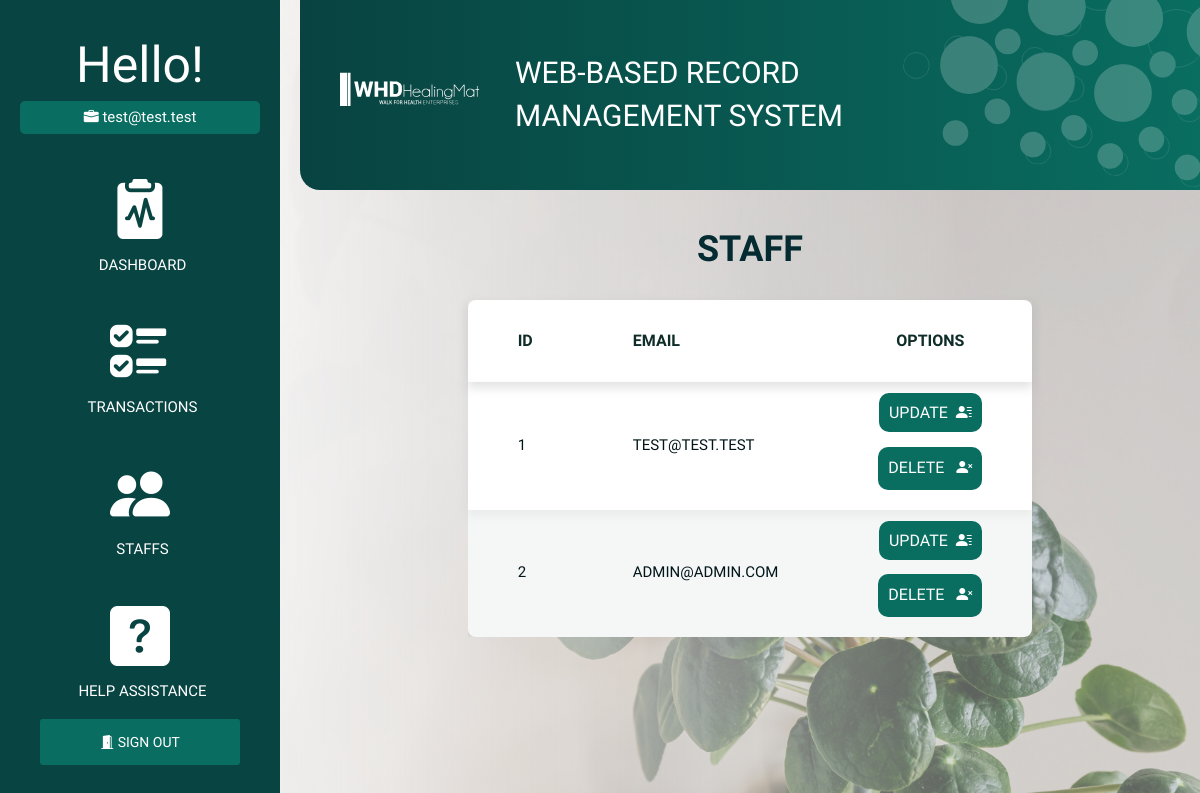
The page /staff (signed in) on the database its author committed.
### models.py (models this page shows, shortened)
class Staff(db.Model):
    __tablename__ = 'staff'
    staff_id = db.Column(db.Integer, primary_key=True)
    staff_email = db.Column(db.String(200), unique=True)
    staff_password = db.Column(db.String(200), nullable=False)

### blueprint/staff.py (the view)
@staff_bp.route('/staff')
def staff():
    return render_template('staff/index_page.html', staffs=Staff.query.all())

### blueprint/staff.py (called while the page is built)
def staff_bp_middleware():
    if not is_authenticated():
        return redirect(url_for('auth_bp.login_page'))

### helper/functions.py (called while the page is built)
def is_authenticated():
    if session.get('signedin'):
        return True
    return False

### templates/staff/index_page.html (shortened to what this page needs)
{% extends 'auth/auth_base.html' %}
{% block head %}
<link rel="stylesheet" href="{{ url_for('static', filename='css/transaction.css') }}">
{% endblock %}
{% block body %}
<div class="staff">
    <h1>Staff</h1>
    <table>
        <thead>
            <tr>
                <th>ID</th>
                <th>Email</th>
                <th id="text-align">Options</th>
            </tr>
        </thead>
        <tbody>
            {% for staff in staffs %}
            <tr>
                <td>{{ staff.staff_id }}</td>
                <td>{{ staff.staff_email }}</td>
                <td id="text-align">
                        <a class="opt-btn" id="opt-js-btn-1" href="{{url_for('staff_bp.staff_update', id=staff.staff_id)}}">
                            UPDATE&nbsp;&nbsp;<i class="bi bi-person-lines-fill"></i></a>
                    <br><br>
                        <button class="opt-btn" onclick="openModal('{{ staff.staff_id }}', 'STAFF')">
                            DELETE&nbsp;&nbsp;&nbsp;<i class="bi bi-person-x-fill"></i></button>
                </td>
            </tr>
            {% endfor %}
        </tbody>
    </table>
</div>
{% endblock %}

### templates/auth/auth_base.html (shortened to what this page needs)
<!DOCTYPE html>
<html lang="en">
    <head>
        <link rel="stylesheet" href="{{ url_for('static', filename='css/auth.css') }}">
        <link rel="stylesheet" href="https://pro.fontawesome.com/releases/v5.10.0/css/all.css"/>
        <link rel="stylesheet" href="https://maxcdn.bootstrapcdn.com/bootstrap/3.3.7/css/bootstrap.min.css">
        <link rel="stylesheet" href="https://cdn.jsdelivr.net/npm/bootstrap-icons@1.8.1/font/bootstrap-icons.css">
        {% block head %}
        {% endblock %}
    </head>
<body>
<div class="wrapper">
    <div class="sidebar">
        <span id="h1">Hello!</span>
        <span id="h1-data"><i class="bi bi-briefcase-fill"></i>&nbsp{{ session['email'] }}</span>
        <div class="cont">
                <a href="/dashboard" id="cont-sect">
                    <i class="bi bi-clipboard2-pulse-fill" id="auth-logo"></i>
                    <span id="auth-lbl">DASHBOARD</span></a>
                <a href="/transaction" id="cont-sect">
                    <i class="bi bi-ui-checks" id="auth-logo"></i>
                        <span id="auth-lbl">TRANSACTIONS</span></a>
                <a href="/staff" id="cont-sect">
                    <i class="bi bi-people-fill" id="auth-logo"></i>
                        <span id="auth-lbl">STAFFS</span></a>
                <a href="/help" id="cont-sect">
                    <i class="bi bi-question-square-fill" id="auth-logo"></i>
                        <span id="auth-lbl">HELP ASSISTANCE</span></a>
        <div class="logout">
            <a href="/logout">
                <i class="bi bi-door-open-fill"></i>
                SIGN OUT
            </a>
        </div>
        </div>
    </div>
    <div class="main">
        <div class="main--header">
            <image class="logo-svg" src="{{ url_for('static', filename='images/logo-head-web.svg') }}"></image>
            <span id="title">WEB-BASED RECORD MANAGEMENT SYSTEM</span>
            <image class="bg-head-svg" src="{{ url_for('static', filename='images/bubbles.svg') }}"></image>
        </div>
        <div class="main--content">
            {% block body %}
            {% endblock %}
        </div>
    </div>
</div>
</body>
</html>

### static/css/auth.css (style rules this page uses)
body { image-rendering: -webkit-optimize-contrast; background-image: linear-gradient(to left, rgba(215, 215, 215, 0.43) 20%, rgb(250, 250, 250) 90%), url("/static/images/dashboard-bg.jpg"); background-size: cover; }
.wrapper .sidebar { width: 20em; height: 100%; padding: 30px 20px; background: #084442; }
.sidebar { display: flex; position: fixed; flex-direction: column; }
#h1 { font-size: 50px; text-align: center; font-family: 'Epilogue', sans-serif; font-weight: 200; color: white; }
#h1-data { text-align: center; font-size: 15px; margin-bottom: 30px; font-family: 'Quicksand', sans-serif; color: white; border-radius: 5px; padding: 5px 20px 5px 20px; background: #096e61; }
.cont { text-align: center; display: flex; flex-direction: column; }
#cont-sect { color: inherit !important; text-decoration: none !important; outline: none !important; padding: 5px; display: flex; flex-direction: column; margin-bottom: 25px; }
#auth-logo { font-size: 60px; color: white; }
#auth-lbl { font-family: 'Heebo', sans-serif; color: white; font-size: 15px; font-weight: 300; margin-left: 5px; }
.logout a { border: none; outline: none; border-radius: 3px; padding: 15px 60px 15px 60px; color: white; font-family: 'Quicksand', sans-serif; font-weight: 200; background: #096e61; text-decoration: none !important; outline: none !important; }
.main { overflow: hidden; }
.wrapper .main { width: 100%; padding: 0px 0px 0px 300px; overflow: hidden; }
.wrapper .main--header { display: flex; flex-direction: row; align-items: center; border-bottom-left-radius: 20px; margin: 0px 0px 20px 0px; padding: 20px; background: linear-gradient(to right, #084341, #096d60); overflow: hidden; }
#title { color: white; font-family: 'Heebo', sans-serif; margin-left: 5px; font-size: 30px; }
.logo-svg { display: flex; overflow: hidden; padding: 0 20px; width: auto; height: 80px; filter: brightness(0) invert(1); }
.bg-head-svg { height: 250px; width: auto; mix-blend-mode: normal; margin-top: -100px; margin-right: -80px; margin-left: auto; border-radius: 4px; transform: rotate(8.44deg); opacity: 20%; }
.wrapper .main--content { color: white; }

### static/css/transaction.css (style rules this page uses)
table { border-collapse: collapse; background: white; border-radius: 8px; margin-bottom: 30px; margin-left: auto; margin-right: auto; }
thead { box-shadow: 0 5px 10px rgba(157, 156, 156, 0.2); }
tr:nth-child(even) { background: rgba(5, 63, 65, 0.04); }
tr:nth-child(odd) { box-shadow: 0 5px 10px rgba(157, 156, 156, 0.13); }
th { padding: 30px 50px; font-size: 16px; font-family: 'Epilogue', sans-serif; text-transform: uppercase; color: #0e2c28; }
td { padding: 20px 50px; font-family: Assistant, sans-serif; font-size: 15px; white-space: nowrap; text-transform: uppercase; color: #021518; }
a { color: black; }
h1 { text-align: center; font-family: 'Heebo', sans-serif; font-weight: bolder; color: #042b31; text-transform: uppercase; padding: 20px; }
#text-align { text-align: center; }
.opt-btn { color: white; font-size: 16px; font-family: 'Quicksand', sans-serif; border: none; outline: none; border-radius: 10px; padding: 10px; background: #096d60; }

### static/css/global.css (style rules this page uses)
* { margin: 0; padding: 0; box-sizing: border-box; font-family: sans-serif; list-style: none; text-decoration: none; user-select: none; -webkit-user-drag: none; }
img { pointer-events: none; }
html { scroll-behavior: smooth; }
button, input[type="submit"] { cursor: pointer; }
a { outline: 0 !important; text-decoration: none !important; }

### rows shown on the page
Staff: email "test@test.test", staff_id "1", staff_email "TEST@TEST.TEST"
Staff: staff_id "2", staff_email "ADMIN@ADMIN.COM"
